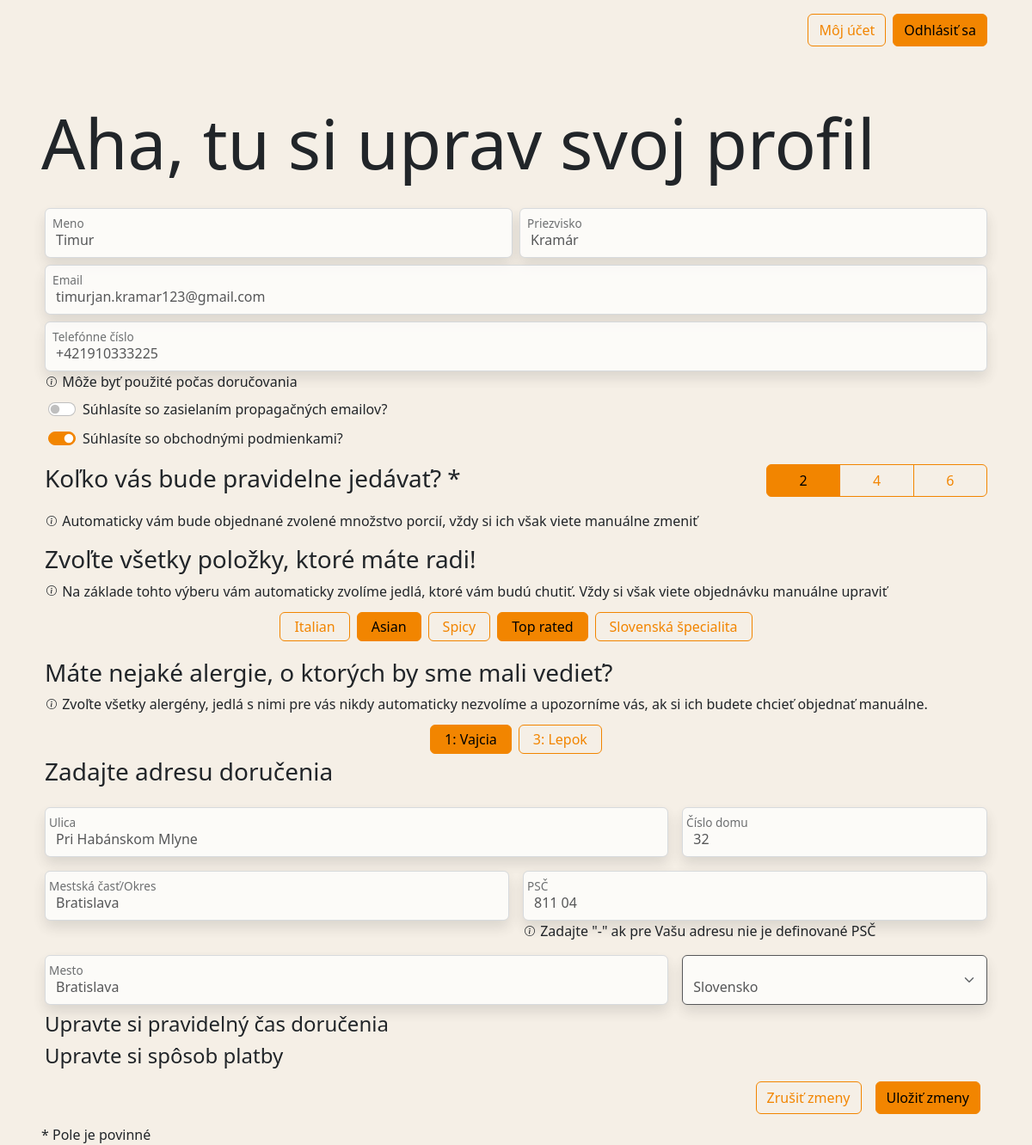
The page /my_account (signed in) on the database as committed earlier.
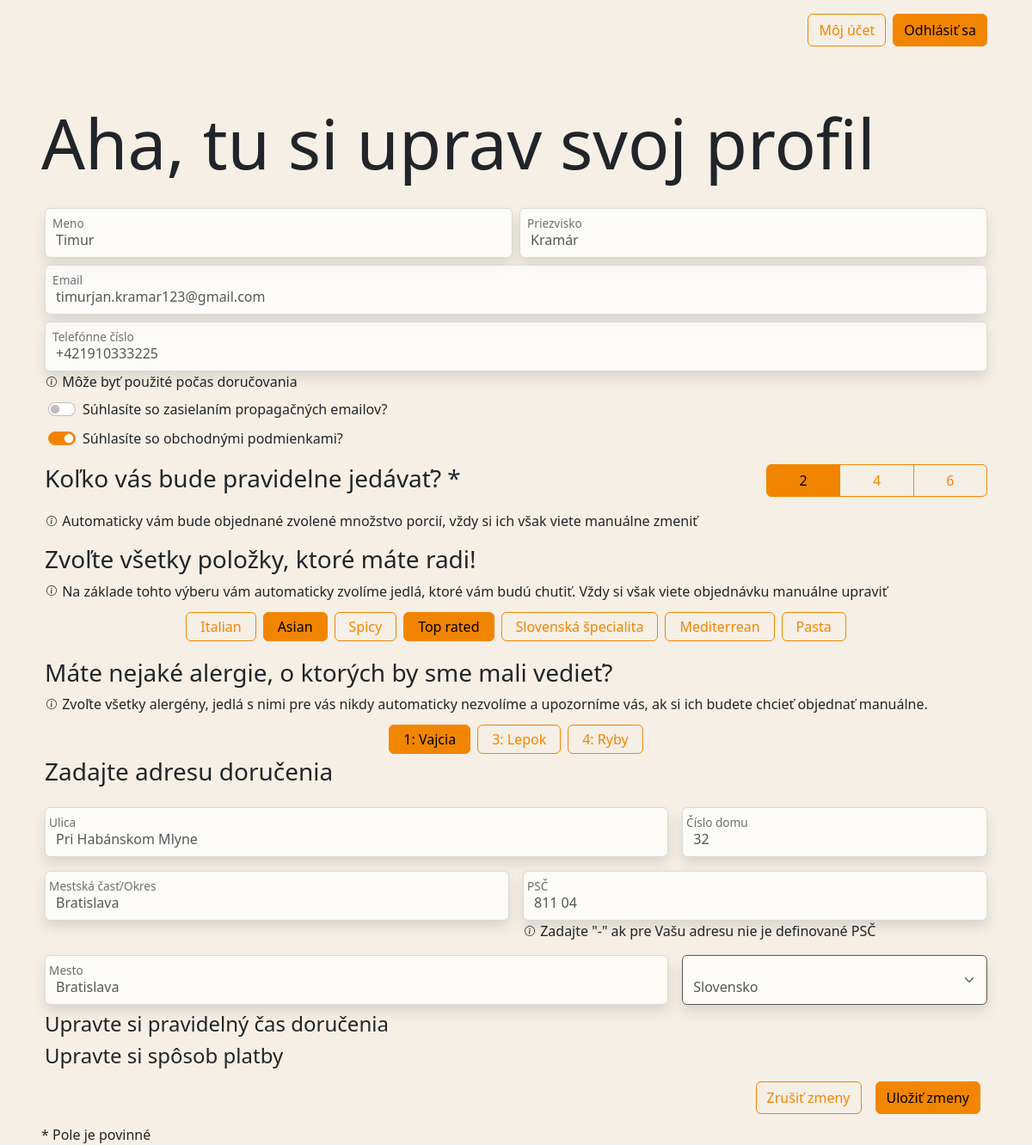
The same page on the database as committed later.
### home/models.py (models this page shows, shortened)
class UserProfile(models.Model):
    user_name = models.OneToOneField(User, related_name='profile', on_delete=models.DO_NOTHING)
    email = models.EmailField(max_length=254,blank=False)
    phone = models.CharField(max_length=20,blank=False)
    food_preferences = models.ManyToManyField(
        'recepty.FoodAttribute',
        related_name="users",
        blank=True
    )
    alergies = models.ManyToManyField(
        'recepty.Alergen',
        related_name="users",
        blank=True
    )
    portions_options = [(2, "2"), (4, "4"), (6, "6")]
    num_portions = models.IntegerField(default=2, choices=portions_options, blank=False)
    street = models.CharField(max_length=150,blank=True)
    house_no = models.CharField(max_length=8, blank=False)
    district = models.CharField(max_length=50,blank=False)
    city = models.CharField(max_length=100,blank=False)
    postal = models.CharField(max_length=6,blank=False)
    country = models.CharField(max_length=16, blank=False)
    newsletter = models.BooleanField(default=False)
    terms_conditions = models.BooleanField(default=False)
    pescetarian = models.BooleanField(verbose_name="Pescetarian",default=False)
    vegetarian = models.BooleanField(verbose_name="Vegetarian",default=False)
    vegan = models.BooleanField(verbose_name="Vegan",default=False)
    gluten_free = models.BooleanField(verbose_name="Gluten Free",default=False)

### recepty/models.py (models this page shows)
class FoodAttribute(models.Model):
    attr = models.CharField(max_length=255)
    def __str__(self):
        return self.attr

### home/views.py (the view)
# urls.py: path("my_account", views.my_account_view, name="my_account"),
@login_required
def my_account_view(request):
    if request.method == "POST":
        form = EditProfile(request.POST)
        if form.is_valid():
            return HttpResponseRedirect(reverse('home:home'))
        else:
            pass
    districts = [x[0] for x in CityDistrictPostal.objects.values_list("district").distinct()]
    cities = [x[0] for x in CityDistrictPostal.objects.values_list("city").distinct()]
    postal_codes = [x[0] for x in CityDistrictPostal.objects.values_list("postal").distinct()]
    print(postal_codes)
    streets = Streets.objects.all()
    context = {
        "form": EditProfile(
            initial={
                'firstname': request.user.first_name,
                'lastname': request.user.last_name,
                'email': request.user.email,
                'phone': request.user.profile.phone,
                'newsletter': request.user.profile.newsletter,
                'terms_conditions': request.user.profile.terms_conditions,
                'food_attributes': request.user.profile.food_preferences.all(),
                'alergies': request.user.profile.alergies.all(),
                'street': request.user.profile.street,
                'house_no': request.user.profile.house_no,
                'district': request.user.profile.district,
                'city': request.user.profile.city,
                'postal': request.user.profile.postal,
                'country': request.user.profile.country,
            }
        ),
        'districts': districts,
        'cities': cities,
        'postal_codes': postal_codes,
        'streets': streets
    }
    return render(request,"home/my_account.html",context)

### home/forms.py
class EditProfile(SignupForm):
    def __init__(self,*args, **kwargs):
        super().__init__(*args, **kwargs)
        self.helper = FormHelper(self)
        self.helper.form_action = reverse('home:my_account')
        self.helper.form_id = 'LoginForm'
        self.helper.form_class = 'needs-validation'
        self.helper.attrs = {'novalidate':''}
        self.fields.pop('password1')
        self.fields.pop('password2')

### home/models.py (called while the page is built)
    def get_user(self, user_id):
        try:
            user = UserModel.objects.get(pk=user_id)
        except UserModel.DoesNotExist:
            return None
        return user if self.user_can_authenticate(user) else None

### recepty/models.py (called while the page is built)
    def __str__(self):
        return f"{self.code}: {self.title}"

### home/templates/home/my_account.html (shortened to what this page needs)
{% extends "base.html" %}
{% load crispy_forms_tags %}
{% load static %}
{% block my_account %}
<div class="m-5">
    <h1 class="my-account">Aha, tu si uprav svoj profil</h1>
    <form class="frm p-1 needs-validation" id="MyAccount" novalidate action="{% url 'home:my_account' %}" method="post">
        <div class="row g-2 my-2">
            <div class="col-sm-6 form-floating">
                {{ form.firstname }}
                <label for="{{ form.firstname.id_for_label }}">
                </label>
            </div>
            <div class="col-sm-6 form-floating">
                {{ form.lastname }}
                <label for="{{ form.lastname.id_for_label }}">
                </label>
            </div>
            <div class="col-12 form-floating">
                {{ form.email }}
                <label for="{{ form.email.id_for_label }}">
                </label>
            </div>
            <div class="col-12 form-floating">
                {{ form.phone }}
                <label for="{{ form.phone.id_for_label }}">
                </label>
                <p class="my-0">
                    {{ form.phone.help_text }}
                </p>
            </div>
            <div class="col-12 form-check form-switch mx-2">
                {{ form.newsletter }}
                <label for="{{ form.newsletter.id_for_label }}" class="form-check-label">
                    {{ form.newsletter.label }}
                </label>
            </div>
            <div class="col-12 form-check form-switch mx-2">
                {{ form.terms_conditions }}
                <label for="{{ form.terms_conditions.id_for_label }}" class="form-check-label">
                    {{ form.terms_conditions.label }}
                </label>
            </div>
        </div>
        <div class="row mb-2">
            <h3 class="col-9 my-2">
                Koľko vás bude pravidelne jedávať? *
            </h3>
            <div class="btn-group col-3 my-2" role="group" aria-label="radio toggle">
                {% for attr in form.num_portions %}
                    <label class="btn btn-outline-primary" for="{{ attr.id_for_label }}">
                        {{ attr.choice_label }}
                    </label>
                {% endfor %}
            </div>
        </div>
        <p class="fw-lighter mb-2">
            Automaticky vám bude objednané zvolené množstvo porcií, vždy si ich však viete manuálne zmeniť
        </p>
        <h3 class="mt-3">
            Zvoľte všetky položky, ktoré máte radi!
        </h3>
        <p class="fw-lighter mb-2 ">
            Na základe tohto výberu vám automaticky zvolíme jedlá, ktoré vám budú chutiť.
            Vždy si však viete objednávku manuálne upraviť
        </p>
        <div class="d-flex flex-wrap justify-content-center">
            {% for attr in form.food_attributes %}
                <div>
                    <label class="{{ form.fields.food_attributes.label_classes }}" for="{{ attr.id_for_label }}">
                        {{ attr.choice_label }}
                    </label>
                </div>
            {% endfor %}
        </div>
        <h3 class="mt-3">
            Máte nejaké alergie, o ktorých by sme mali vedieť?
        </h3>
        <p class="fw-lighter mb-2">
            Zvoľte všetky alergény, jedlá s nimi pre vás nikdy automaticky nezvolíme a upozorníme vás,
            ak si ich budete chcieť objednať manuálne.
        </p>
        <div class="d-flex flex-wrap justify-content-center">
            {% for attr in form.alergies %}
                <label class="{{ form.fields.food_attributes.label_classes }}" for="{{ attr.id_for_label }}">
                    {{ attr.choice_label }}
                </label>
            {% endfor %}
        </div>
        <h3>Zadajte adresu doručenia</h3>
        <div class="row g-3 my-2">
            <div class="col-sm-8 form-floating">
                {{ form.street }}
                <label for="{{ form.street.id_for_label }}">
                </label>
            </div>
            <div class="col-sm-4 form-floating">
                {{ form.house_no }}
                <label for="{{ form.house_no.id_for_label }}">
                </label>
            </div>
            <div class="col-sm-6 form-floating">
                {{ form.district }}
                <label for="{{ form.district.id_for_label }}">
                </label>
            </div>
            <div class="col-sm-6 form-floating">
                {{ form.postal }}
                <label for="{{ form.postal.id_for_label }}">
                </label>
                <p class="my-0">
                    {{ form.postal.help_text }}
                </p>
            </div>
            <div class="col-sm-8 form-floating">
                {{ form.city }}
                <label for="{{ form.city.id_for_label }}">
                </label>
            </div>
            <div class="col-sm-4 form-floating">
                {{ form.country }}
            </div>
        </div>
        <h4>Upravte si pravidelný čas doručenia</h4>
        <h4>Upravte si spôsob platby</h4>
        <div class="d-flex justify-content-end mt-3 g-3">
            <a class="btn btn-outline-primary mx-2" role="button" href="{% url 'home:my_account' %}">
                Zrušiť zmeny
            </a>
            <button type="submit" class="btn btn-primary mx-2" id="submit">
                Uložiť zmeny
            </button>
        </div>
    </form>
    <p class="mt-2">* Pole je povinné</p>
</div>
{% endblock %}

### templates/base.html (shortened to what this page needs)
{% load static %}
<!DOCTYPE html>
<html lang="sk">
<head>
    <link href="{% static 'styles/style.css' %}" rel="stylesheet">
    <link rel="stylesheet" href="https://cdn.jsdelivr.net/npm/bootstrap-icons@1.9.1/font/bootstrap-icons.css">
</head>
<body class="home">
    {% load crispy_forms_tags %}
<section class="landing-view w-100">
    <nav class="navbar navbar-expand py-3 sticky-top">
        <div class="container-fluid px-5">
            <div class="collapse navbar-collapse" id="navmenu">
                <ul class="navbar-nav ms-auto">
                    {% if request.user.is_authenticated %}
                    <li class="nav-item mx-1">
                        <a class="btn btn-outline-primary" role="button" href="{% url 'home:my_account' %}">Môj účet</a>
                    </li>
                    <li class="nav-item mx-1">
                        <a class="btn btn-primary" role="button" href="{% url 'home:logout' %}">Odhlásiť sa</a>
                    </li>
                    {% endif %}
                </ul>
            </div>
        </div>
    </nav>
    {% block my_account %}
    {% endblock %}
</section>
</body>
</html>

Rows that differ between the two databases and show on the page:
added FoodAttribute: choice_label "Mediterrean"
added FoodAttribute: choice_label "Pasta"
Other text that changed with them:
new list line: "4: Ryby"
